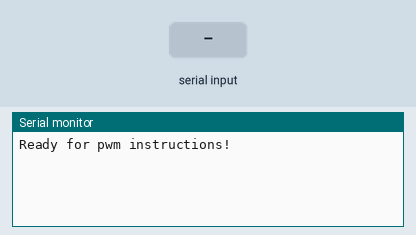
The sketch below on a simulated Arduino Uno, built with avr-gcc and run on an emulated ATmega328P. Shown: the last lines printed to the serial monitor. Inputs (shaded band) come from the test bench.

Above: at 1.2 s.
1.3 s: "90,45\n" received over Serial
At 2.2 s:
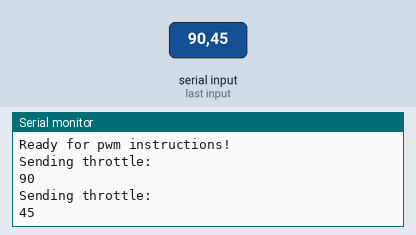
2.8 s: "30,150\n" received over Serial
At 3.4 s:
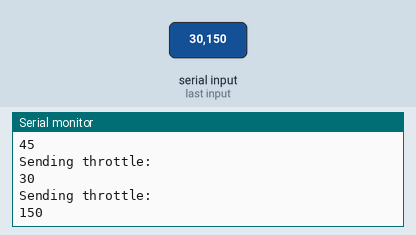
Timing chart, 0 to 5.8 s (numbered marks = the images above; inputs shaded):
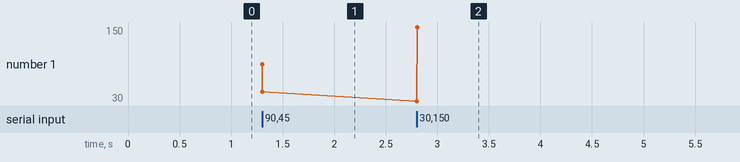

Measured:
- after the input at 1.3 s, the serial monitor: prints a new line at once (image 1)
- after the input at 2.8 s, the serial monitor: prints a new line at once (image 2)
- plotted number 1: 45 → 150 after the input at 2.8 s

The sketch:

zubax_pwm_tester.ino
```cpp
#define THROWER_PIN 11

void setup() {
  Serial.begin(115200);
  pinMode(THROWER_PIN, OUTPUT);
  displayInstructions();
}

int inputThrottle;
void loop() {
    if (Serial.available()) {
        inputThrottle = Serial.parseInt();
        if (inputThrottle != 0) {
          Serial.println("Sending throttle:");
          Serial.println(inputThrottle);
          analogWrite(THROWER_PIN, inputThrottle);
        }
    }
}

void displayInstructions()
{
    Serial.println("Ready for pwm instructions!");
}
```
